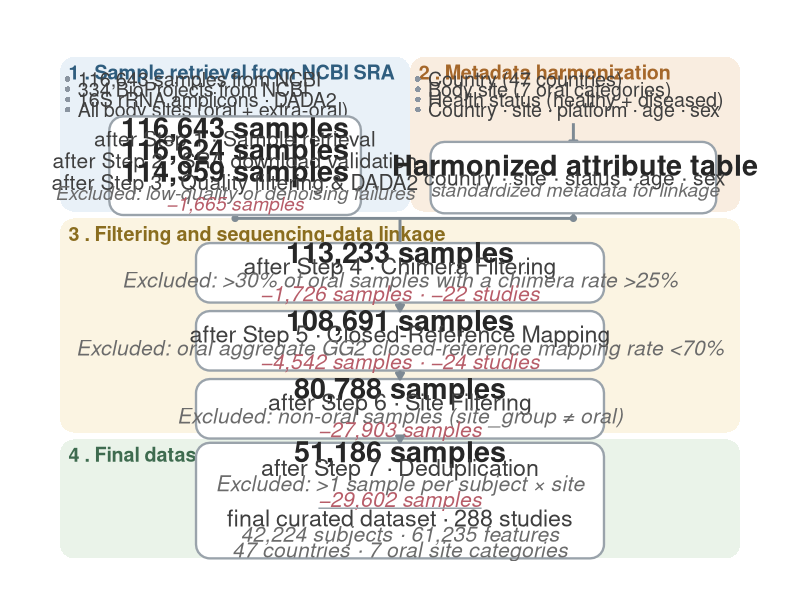

The R source for this figure:
library(ggplot2)
library(ggforce)
library(grid)

# ---- Locate script directory & output folder (mirrors figure1_composite_all_in_one.R) ----
find_script_dir <- function() {
  if (interactive()) return(normalizePath(getwd()))
  args <- commandArgs(trailingOnly = FALSE)
  f <- args[grep("^--file=", args)]
  if (length(f) == 1) return(dirname(normalizePath(sub("^--file=", "", f))))
  normalizePath(getwd())
}
script_dir <- find_script_dir()
SERVER_ROOT <- "/home/yanglun/YSD/global_oral/global_oral_v2/oral-v2-02/01-overview-sampling-distribution/02-patch-map-2/04-patch-pipeline-map/03-patch-pipeline-map"
on_server <- dir.exists(file.path(SERVER_ROOT, "input"))
PANEL_DIR <- if (on_server) file.path(SERVER_ROOT, "overview_figure_1", "results") else file.path(script_dir, "results")
PANEL_DIR <- Sys.getenv("FIG1_PANEL_DIR", unset = PANEL_DIR)
if (!dir.exists(PANEL_DIR)) dir.create(PANEL_DIR, recursive = TRUE)

# Palette (Morandi / low saturation)
palette <- c(blue = "#E9F1F8", orange = "#F9EDE0", yellow = "#FBF4E2", green = "#EAF3E9")
zone_title_pal <- c(blue = "#2F5D7E", orange = "#A5672A", yellow = "#8A6D1F", green = "#3E6B4F")

node_fill   <- "white"
node_border <- "#9AA3AB"
arrow_col   <- "#7E8A94"
bullet_col  <- "#8A94A0"
txt_main    <- "#262626"
txt_sub     <- "#3F3F3F"
txt_detail  <- "#6B6B6B"
txt_excl    <- "#B75D69"

# Master font scale (same knobs as the composite script)
A_TXT     <- as.numeric(Sys.getenv("FIG1_A_TXT_SCALE",     unset = "1.40"))
A_TXT_SUB <- as.numeric(Sys.getenv("FIG1_A_TXT_SCALE_SUB", unset = "1.25"))

# Geometry helpers
rect_xy <- function(cx, cy, w, h, grp = NULL) {
  d <- data.frame(
    x = c(cx - w/2, cx + w/2, cx + w/2, cx - w/2),
    y = c(cy - h/2, cy - h/2, cy + h/2, cy + h/2)
  )
  if (!is.null(grp)) d$grp <- grp
  d
}
arrowhead_down <- function(cx, cy, a = 3.2, b = 1.9)
  data.frame(x = c(cx - b, cx + b, cx), y = c(cy, cy, cy - a))

# Canvas & zones (x domain widened so the enlarged text fits inside its boxes)
zones <- data.frame(
  name = c("1 . Sample retrieval from NCBI SRA", "2 . Metadata harmonization",
           "3 . Filtering and sequencing-data linkage", "4 . Final dataset"),
  xmin = c(-40, 63, -40, -40), xmax = c(63, 160, 160, 160),
  ymin = c(82, 82, 17, -20), ymax = c(127.5, 127.5, 80, 15),
  key  = c("blue", "orange", "yellow", "green")
)
zones$fill <- palette[zones$key]
zones$tcol <- zone_title_pal[zones$key]
zones$ty <- zones$ymax - 2.2

zones_poly <- do.call(rbind, lapply(seq_len(nrow(zones)), function(i)
  rect_xy((zones$xmin[i] + zones$xmax[i])/2, (zones$ymin[i] + zones$ymax[i])/2,
          zones$xmax[i] - zones$xmin[i], zones$ymax[i] - zones$ymin[i], paste0("z", i))))
zones_poly$fill <- rep(zones$fill, each = 4)

# Top modules (parallel tasks)
bullet <- data.frame(
  x = c(rep(6.5, 4), rep(94.0, 4)),
  y = c(121, 118, 115, 112)
)
row_txt <- data.frame(
  x = c(rep(9.5, 4), rep(97.0, 4)),
  y = c(121, 118, 115, 112),
  label = c("116,643 samples from NCBI", "334 BioProjects from NCBI",
            "16S rRNA amplicons · DADA2", "All body sites (oral + extra-oral)",
            "Country (47 countries)", "Body site (7 oral categories)",
            "Health status (healthy + diseased)", "Country · site · platform · age · sex")
)

top_pill <- data.frame(id = c("tblue", "torange"), cx = c(11.5, 111), cy = c(95.5, 92),
                       w = c(74, 84), h = c(29, 21))
top_poly <- do.call(rbind, lapply(seq_len(nrow(top_pill)), function(i)
  rect_xy(top_pill$cx[i], top_pill$cy[i], top_pill$w[i], top_pill$h[i], top_pill$id[i])))

top_txt <- do.call(rbind, list(
  data.frame(x = 11.5,
             y = 95.5 + c(11.2, 8.0, 4.8, 1.6, -1.6, -4.8, -8.0, -11.2),
             label = c("116,643 samples", "after Step 1 · Sample retrieval",
                       "116,624 samples", "after Step 2 · SRA download validation",
                       "114,959 samples", "after Step 3 · Quality filtering & DADA2",
                       "Excluded: low-quality or denoising failures", "−1,665 samples"),
             size = c(5.2, 3.8, 5.2, 3.8, 5.2, 3.8, 3.5, 3.5),
             fontface = c("bold", "plain", "bold", "plain", "bold", "plain", "italic", "italic"),
             color = c(txt_main, txt_sub, txt_main, txt_sub, txt_main, txt_sub, txt_detail, txt_excl)),
  data.frame(x = 111.5,
             y = 92 + c(3.6, 0, -3.6),
             label = c("Harmonized attribute table", "country · site · status · age · sex",
                       "standardized metadata for linkage"),
             size = c(5.2, 3.8, 3.5), fontface = c("bold", "plain", "italic"),
             color = c(txt_main, txt_sub, txt_detail))
))

row_arrow <- data.frame(x = 111, y = 108, xend = 111, yend = 101.0)

merge_seg <- data.frame(x = c(11.5, 111, 11.5, 60), y = c(82, 83.25, 80, 80),
                        xend = c(11.5, 111, 111, 60), yend = c(80, 80, 80, 73.0))
merge_head <- arrowhead_down(60, 73.0, a = 2.2, b = 1.3)
merge_dot  <- data.frame(x = c(11.5, 111), y = c(80, 80))

# Funnel nodes
step_pill <- data.frame(
  id = paste0("s", 1:4),
  cx = rep(60, 4), cy = c(64, 44, 24, -3),
  w = rep(120, 4), h = c(17.5, 17.5, 17.5, 34)
)
step_poly <- do.call(rbind, lapply(seq_len(nrow(step_pill)), function(i)
  rect_xy(step_pill$cx[i], step_pill$cy[i], step_pill$w[i], step_pill$h[i], step_pill$id[i])))

step_line <- do.call(rbind, list(
  data.frame(x = 60, y = 64 + c(6.0, 2.0, -2.0, -6.0),
             label = c("113,233 samples", "after Step 4 · Chimera Filtering",
                       "Excluded: >30% of oral samples with a chimera rate >25%",
                       "−1,726 samples · −22 studies"),
             size = c(5.2, 4.2, 3.8, 3.8), fontface = c("bold", "plain", "italic", "italic"),
             color = c(txt_main, txt_sub, txt_detail, txt_excl)),
  data.frame(x = 60, y = 44 + c(6.0, 2.0, -2.0, -6.0),
             label = c("108,691 samples", "after Step 5 · Closed-Reference Mapping",
                       "Excluded: oral aggregate GG2 closed-reference mapping rate <70%",
                       "−4,542 samples · −24 studies"),
             size = c(5.2, 4.2, 3.8, 3.8), fontface = c("bold", "plain", "italic", "italic"),
             color = c(txt_main, txt_sub, txt_detail, txt_excl)),
  data.frame(x = 60, y = 24 + c(6.0, 2.0, -2.0, -6.0),
             label = c("80,788 samples", "after Step 6 · Site Filtering",
                       "Excluded: non-oral samples (site_group ≠ oral)",
                       "−27,903 samples"),
             size = c(5.2, 4.2, 3.8, 3.8), fontface = c("bold", "plain", "italic", "italic"),
             color = c(txt_main, txt_sub, txt_detail, txt_excl)),
  data.frame(x = 60, y = -3 + c(14.375, 9.75, 5.125, 0.5, -5.125, -9.75, -14.375),
             label = c("51,186 samples", "after Step 7 · Deduplication",
                       "Excluded: >1 sample per subject × site",
                       "−29,602 samples", "final curated dataset · 288 studies",
                       "42,224 subjects · 61,235 features",
                       "47 countries · 7 oral site categories"),
             size = c(5.2, 4.2, 3.8, 3.8, 4.2, 3.8, 3.8),
             fontface = c("bold", "plain", "italic", "italic", "plain", "italic", "italic"),
             color = c(txt_main, txt_sub, txt_detail, txt_excl, txt_sub, txt_detail, txt_detail))
))

final_div <- data.frame(x = 36, y = -5.25, xend = 84, yend = -5.25)

# Apply the text-scale factor to the in-panel text
top_txt$size   <- top_txt$size  * A_TXT
step_line$size <- step_line$size * A_TXT
step_arrow <- data.frame(x = rep(60, 3), y = c(55.25, 35.25, 15.25),
                         xend = rep(60, 3), yend = c(52.75, 32.75, 14.20))

# Left-align zone bullets with the "." of each "N . Title" step label,
# measured at render time so the offset adapts to device/fonts.
zone_font_pt <- 4.0 * A_TXT_SUB * ggplot2::.pt
grid::pushViewport(grid::viewport(gp = grid::gpar(fontsize = zone_font_pt, fontface = "bold")))
pref_blue_mm   <- as.numeric(grid::convertWidth(grid::stringWidth("1 "), "mm", valueOnly = TRUE))
pref_orange_mm <- as.numeric(grid::convertWidth(grid::stringWidth("2 "), "mm", valueOnly = TRUE))
grid::popViewport()
mg_mm       <- 6 / ggplot2::.pt
dev_w_mm    <- 13 * 25.4 - 2 * mg_mm
dev_h_mm    <- 10.6 * 25.4 - 2 * mg_mm
xrange      <- (160 - (-40)) * 1.1
yrange      <- (134 - (-22)) * 1.1
panel_w_mm  <- min(dev_w_mm, dev_h_mm * xrange / yrange)
units_per_mm <- xrange / panel_w_mm
dot_blue   <- (-40 + 2.5) + pref_blue_mm   * units_per_mm
dot_orange <- (63  + 2.5) + pref_orange_mm * units_per_mm
row_txt$x  <- c(rep(dot_blue, 4), rep(dot_orange, 4))
bullet$x   <- row_txt$x - 3.0

# Assemble plot
p2 <- ggplot() +
  geom_shape(data = zones_poly, aes(x = x, y = y, group = grp),
             fill = zones_poly$fill, radius = unit(0.35, "cm"), color = NA) +
  geom_text(data = zones, aes(x = xmin + 2.5, y = ty, label = name, color = tcol),
            hjust = 0, vjust = 1, fontface = "bold", size = 4.0 * A_TXT_SUB) +
  scale_color_identity() +
  geom_point(data = bullet, aes(x = x, y = y), shape = 16, size = 1.6, color = bullet_col) +
  geom_text(data = row_txt, aes(x = x, y = y, label = label), hjust = 0, size = 4.0 * A_TXT_SUB, color = txt_sub) +
  geom_segment(data = row_arrow, aes(x = x, y = y, xend = xend, yend = yend),
               color = arrow_col, linewidth = 1.0,
               arrow = arrow(length = unit(0.18, "cm"), type = "closed")) +
  geom_segment(data = merge_seg, aes(x = x, y = y, xend = xend, yend = yend),
               color = arrow_col, linewidth = 1.0) +
  geom_polygon(data = merge_head, aes(x = x, y = y), fill = arrow_col) +
  geom_point(data = merge_dot, aes(x = x, y = y), shape = 21, size = 1.8,
             fill = arrow_col, color = arrow_col) +
  geom_shape(data = top_poly, aes(x = x, y = y, group = grp),
             fill = node_fill, color = node_border, radius = unit(0.35, "cm"), linewidth = 0.8) +
  geom_text(data = top_txt, aes(x = x, y = y, label = label),
            size = top_txt$size, fontface = top_txt$fontface, color = top_txt$color) +
  geom_shape(data = step_poly, aes(x = x, y = y, group = grp),
             fill = node_fill, color = node_border, radius = unit(0.35, "cm"), linewidth = 0.8) +
  geom_text(data = step_line, aes(x = x, y = y, label = label),
            size = step_line$size, fontface = step_line$fontface, color = step_line$color) +
  geom_segment(data = final_div, aes(x = x, y = y, xend = xend, yend = yend),
               color = node_border, linewidth = 0.5) +
  geom_segment(data = step_arrow, aes(x = x, y = y, xend = xend, yend = yend),
               color = arrow_col, linewidth = 1.0,
               arrow = arrow(length = unit(0.18, "cm"), type = "closed")) +
  coord_fixed(ratio = 1, xlim = c(-40, 160), ylim = c(-22, 134)) +
  theme_void() + theme(plot.margin = margin(6, 6, 6, 6, "pt"))

ggsave(file.path(PANEL_DIR, "pipeline_two_stage_funnel_HD.png"), plot = p2,
       width = 13, height = 10.6, device = "png", dpi = 600, bg = "white")
message("Saved: ", file.path(PANEL_DIR, "pipeline_two_stage_funnel_HD.png"))
